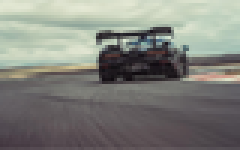
#> input picture SEM 6/SEM 6 Pracs/IS/Experiment 3 S-DES/car2.png, 80 x 50 px (shown 3 times larger)
$ jupyter execute --allow-errors S-DES.ipynb
#> lines starting #> are read from the running program, lines starting #| are printed output that depends on the picture
[cell 1]
# [101 lines left out: functions hex2bin, bin2hex, bin2dec, dec2bin, permute, shift_left and 1 more, not called in this run]

[cell 2]
# [12 lines left out: function p8_permutation, not called in this run]

[cell 3]
# [14 lines left out: function p10_permutation, not called in this run]

[cell 4]
import numpy as np

def table_shift(array, table_array):
    array_shifted = np.zeros(table_array.shape[0], dtype='int')
    for index, value in enumerate(table_array): array_shifted[index] = array[value - 1]
    return array_shifted

def array_split(array):
    left_split = array[:int(len(array) / 2)]
    right_split = array[int(len(array) / 2):]
    return left_split, right_split

def shifting_LtoR(array):
    temp = array[0]
    for index in range(1, len(array)): array[index - 1] = array[index]
    array[len(array) - 1] = temp
    return array

table_p_10 = np.array([3, 5, 2, 7, 4, 10, 1, 9, 8, 6])
table_p_08 = np.array([6, 3, 7, 4, 8, 5, 10, 9])

key = list('0001101101')

def split_and_merge(key):
    left_split, right_split = array_split(key)
    return np.concatenate((shifting_LtoR(left_split), shifting_LtoR(right_split)))

def key_generation_1(key, table):
    k = table_shift(key, table)
    key_merge = split_and_merge(k)
    return table_shift(key_merge, table)

def key_generation_2(key, table): return split_and_merge(key)

key_1 = key_generation_1(key, table_p_10)
print("KEY 1:", end=" ")
print("".join([str(elem) for elem in key_1]))  #1000111010

key_2 = key_generation_2(key_1, table_p_08)
print("Key 2:", end=" ")
print("".join([str(elem) for elem in key_2]))  #0001110101

[cell 5]
def apply_table(inp, table):
    res = ""
    for i in table:
        res += inp[i - 1]
    return res


def left_shift(data):
    return data[1:] + data[0]


def XOR(a, b):
    res = ""
    for i in range(len(a)):
        if a[i] == b[i]:
            res += "0"
        else:
            res += "1"
    return res


def apply_sbox(s, data):
    row = int("0b" + data[0] + data[-1], 2)
    col = int("0b" + data[1:3], 2)
    return bin(s[row][col])[2:]

p4_table = [2, 4, 3, 1]

def function(expansion, s0, s1, key, message):

    left = message[:4]
    right = message[4:]
    temp = apply_table(right, expansion)
    temp = XOR(temp, key)
    l = apply_sbox(s0, temp[:4])  # noqa: E741
    r = apply_sbox(s1, temp[4:])
    l = "0" * (2 - len(l)) + l  # noqa: E741
    r = "0" * (2 - len(r)) + r
    temp = apply_table(l + r, p4_table)
    temp = XOR(left, temp)
    return temp + right


def sdes(message="10101010"):

    key = key = str('0001101101')#input("Enter 10 bit key: ")
#     message = "10101010"#input("Enter 8 bit message: ")

    p8_table = [6, 3, 7, 4, 8, 5, 10, 9]
    p10_table = [3, 5, 2, 7, 4, 10, 1, 9, 8, 6]
    p4_table = [2, 4, 3, 1]
    IP = [2, 6, 3, 1, 4, 8, 5, 7]
    IP_inv = [4, 1, 3, 5, 7, 2, 8, 6]
    expansion = [4, 1, 2, 3, 2, 3, 4, 1]
    s0 = [[1, 0, 3, 2], [3, 2, 1, 0], [0, 2, 1, 3], [3, 1, 3, 2]]
    s1 = [[0, 1, 2, 3], [2, 0, 1, 3], [3, 0, 1, 0], [2, 1, 0, 3]]

    # key generation
    temp = apply_table(key, p10_table)
    left = temp[:5]
    right = temp[5:]
    left = left_shift(left)
    right = left_shift(right)
    key1 = apply_table(left + right, p8_table)
    left = left_shift(left)
    right = left_shift(right)
    left = left_shift(left)
    right = left_shift(right)
    key2 = apply_table(left + right, p8_table)

    # encryption
    temp = apply_table(message, IP)
    temp = function(expansion, s0, s1, key1, temp)
    temp = temp[4:] + temp[:4]
    temp = function(expansion, s0, s1, key2, temp)
    CT = apply_table(temp, IP_inv)

#     print("Cipher text is:", CT)

    # decryption
    temp = apply_table(CT, IP)
    temp = function(expansion, s0, s1, key2, temp)
    temp = temp[4:] + temp[:4]
    temp = function(expansion, s0, s1, key1, temp)
    PT = apply_table(temp, IP_inv)
#     print("Plain text after decypting is:", PT)

    return CT, PT
sdes(message="10101010")

[cell 6]
import cv2

imgGray = cv2.imread('car2.png',0)
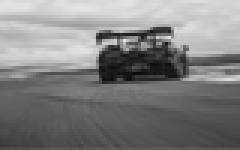
#> imgGray: shape (50, 80) (shown 3 times larger); min 12, max 228, mean 128.6
print(imgGray.shape)
#| (50, 80)
print(imgGray)
#> (printed output is left out)

[cell 7]
# Decimal to binary conversion
def dec2bin(num):
    res = bin(num).replace("0b", "")
    if(len(res)%4 != 0):
        div = len(res) / 4
        div = int(div)
        counter =(4 * (div + 1)) - len(res)
        for i in range(0, counter):
            res = '0' + res
    return res

# Binary to decimal conversion
def bin2dec(binary):

    binary1 = binary
    decimal, i, n = 0, 0, 0
    while(binary != 0):
        dec = binary % 10
        decimal = decimal + dec * pow(2, i)
        binary = binary//10
        i += 1
    return decimal

[cell 8]
import numpy as np
a = np.zeros(shape=imgGray.shape)
a.shape
#> Out = (50, 80)
